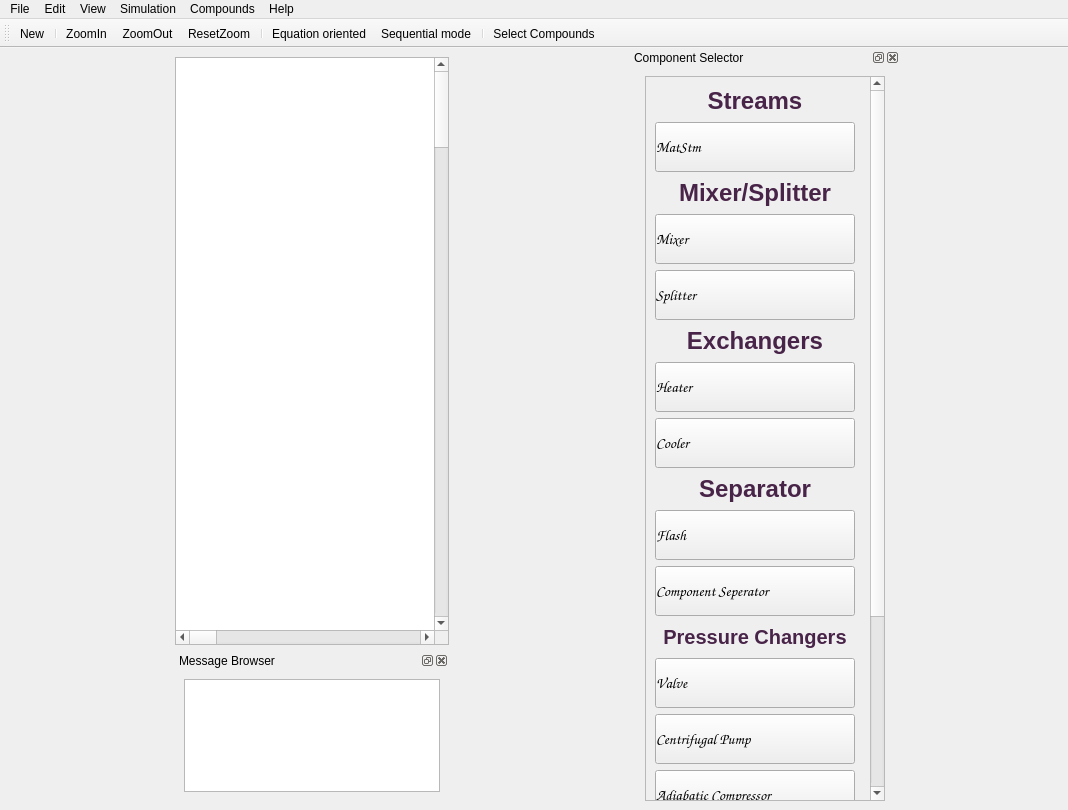
<?xml version="1.0" encoding="UTF-8"?>
<ui version="4.0">
 <class>MainWindow</class>
 <widget class="QMainWindow" name="MainWindow">
  <property name="geometry">
   <rect>
    <x>0</x>
    <y>0</y>
    <width>1068</width>
    <height>810</height>
   </rect>
  </property>
  <property name="windowTitle">
   <string>MainWindow</string>
  </property>
  <property name="windowIcon">
   <iconset>
    <normaloff>icons/logo.png</normaloff>icons/logo.png</iconset>
  </property>
  <property name="iconSize">
   <size>
    <width>24</width>
    <height>24</height>
   </size>
  </property>
  <widget class="QWidget" name="centralwidget">
   <property name="sizePolicy">
    <sizepolicy hsizetype="Maximum" vsizetype="Maximum">
     <horstretch>0</horstretch>
     <verstretch>0</verstretch>
    </sizepolicy>
   </property>
   <layout class="QGridLayout" name="gridLayout">
    <item row="0" column="0">
     <widget class="QGraphicsView" name="graphicsView">
      <property name="sizePolicy">
       <sizepolicy hsizetype="Expanding" vsizetype="Expanding">
        <horstretch>0</horstretch>
        <verstretch>0</verstretch>
       </sizepolicy>
      </property>
      <property name="font">
       <font>
        <pointsize>12</pointsize>
       </font>
      </property>
      <property name="mouseTracking">
       <bool>true</bool>
      </property>
      <property name="acceptDrops">
       <bool>true</bool>
      </property>
      <property name="autoFillBackground">
       <bool>true</bool>
      </property>
      <property name="styleSheet">
       <string notr="true"/>
      </property>
      <property name="verticalScrollBarPolicy">
       <enum>Qt::ScrollBarAsNeeded</enum>
      </property>
      <property name="horizontalScrollBarPolicy">
       <enum>Qt::ScrollBarAsNeeded</enum>
      </property>
      <property name="backgroundBrush">
       <brush brushstyle="NoBrush">
        <color alpha="255">
         <red>170</red>
         <green>170</green>
         <blue>127</blue>
        </color>
       </brush>
      </property>
      <property name="foregroundBrush">
       <brush brushstyle="NoBrush">
        <color alpha="255">
         <red>0</red>
         <green>0</green>
         <blue>0</blue>
        </color>
       </brush>
      </property>
      <property name="sceneRect">
       <rectf>
        <x>0.000000000000000</x>
        <y>0.000000000000000</y>
        <width>5000.000000000000000</width>
        <height>5000.000000000000000</height>
       </rectf>
      </property>
      <property name="dragMode">
       <enum>QGraphicsView::RubberBandDrag</enum>
      </property>
      <property name="transformationAnchor">
       <enum>QGraphicsView::AnchorUnderMouse</enum>
      </property>
      <property name="resizeAnchor">
       <enum>QGraphicsView::AnchorUnderMouse</enum>
      </property>
      <property name="viewportUpdateMode">
       <enum>QGraphicsView::FullViewportUpdate</enum>
      </property>
      <property name="optimizationFlags">
       <set>QGraphicsView::DontClipPainter</set>
      </property>
     </widget>
    </item>
    <item row="1" column="0">
     <widget class="QDockWidget" name="dockWidget_2">
      <property name="sizePolicy">
       <sizepolicy hsizetype="Preferred" vsizetype="Preferred">
        <horstretch>0</horstretch>
        <verstretch>0</verstretch>
       </sizepolicy>
      </property>
      <property name="minimumSize">
       <size>
        <width>109</width>
        <height>150</height>
       </size>
      </property>
      <property name="maximumSize">
       <size>
        <width>524287</width>
        <height>150</height>
       </size>
      </property>
      <property name="allowedAreas">
       <set>Qt::BottomDockWidgetArea</set>
      </property>
      <property name="windowTitle">
       <string>Message Browser</string>
      </property>
      <widget class="QWidget" name="dockWidgetContents_2">
       <layout class="QVBoxLayout" name="verticalLayout_2">
        <item>
         <widget class="QTextEdit" name="textBrowser"/>
        </item>
       </layout>
      </widget>
     </widget>
    </item>
   </layout>
  </widget>
  <widget class="QMenuBar" name="menubar">
   <property name="geometry">
    <rect>
     <x>0</x>
     <y>0</y>
     <width>1068</width>
     <height>26</height>
    </rect>
   </property>
   <widget class="QMenu" name="menuFile">
    <property name="title">
     <string>File</string>
    </property>
    <addaction name="actionNew_Flowsheet"/>
   </widget>
   <widget class="QMenu" name="menuEdit">
    <property name="title">
     <string>Edit</string>
    </property>
    <addaction name="actionUndo_2"/>
    <addaction name="actionRedo"/>
   </widget>
   <widget class="QMenu" name="menuView">
    <property name="title">
     <string>View</string>
    </property>
    <addaction name="actionZoomIn"/>
    <addaction name="actionZoomOut"/>
    <addaction name="actionResetZoom"/>
   </widget>
   <widget class="QMenu" name="menuSimulation">
    <property name="title">
     <string>Simulation</string>
    </property>
    <addaction name="actionEquation_oriented"/>
    <addaction name="actionSequential_mode"/>
   </widget>
   <widget class="QMenu" name="menuComponds">
    <property name="title">
     <string>Compounds</string>
    </property>
    <addaction name="actionSelect_compouns"/>
   </widget>
   <widget class="QMenu" name="menuHelp">
    <property name="title">
     <string>Help</string>
    </property>
    <addaction name="actionHelp"/>
   </widget>
   <addaction name="menuFile"/>
   <addaction name="menuEdit"/>
   <addaction name="menuView"/>
   <addaction name="menuSimulation"/>
   <addaction name="menuComponds"/>
   <addaction name="menuHelp"/>
  </widget>
  <widget class="QDockWidget" name="dockWidget">
   <property name="sizePolicy">
    <sizepolicy hsizetype="Fixed" vsizetype="Preferred">
     <horstretch>0</horstretch>
     <verstretch>0</verstretch>
    </sizepolicy>
   </property>
   <property name="minimumSize">
    <size>
     <width>270</width>
     <height>548</height>
    </size>
   </property>
   <property name="maximumSize">
    <size>
     <width>270</width>
     <height>524287</height>
    </size>
   </property>
   <property name="windowTitle">
    <string>Component Selector</string>
   </property>
   <attribute name="dockWidgetArea">
    <number>2</number>
   </attribute>
   <widget class="QWidget" name="dockWidgetContents">
    <layout class="QHBoxLayout" name="horizontalLayout_3">
     <item>
      <widget class="QScrollArea" name="scrollArea">
       <property name="sizePolicy">
        <sizepolicy hsizetype="Preferred" vsizetype="Preferred">
         <horstretch>0</horstretch>
         <verstretch>0</verstretch>
        </sizepolicy>
       </property>
       <property name="minimumSize">
        <size>
         <width>100</width>
         <height>430</height>
        </size>
       </property>
       <property name="maximumSize">
        <size>
         <width>240</width>
         <height>1000</height>
        </size>
       </property>
       <property name="verticalScrollBarPolicy">
        <enum>Qt::ScrollBarAlwaysOn</enum>
       </property>
       <property name="widgetResizable">
        <bool>true</bool>
       </property>
       <widget class="QWidget" name="scrollAreaWidgetContents">
        <property name="geometry">
         <rect>
          <x>0</x>
          <y>0</y>
          <width>222</width>
          <height>978</height>
         </rect>
        </property>
        <layout class="QVBoxLayout" name="verticalLayout_5">
         <item>
          <widget class="QLabel" name="label_2">
           <property name="sizePolicy">
            <sizepolicy hsizetype="Preferred" vsizetype="Preferred">
             <horstretch>0</horstretch>
             <verstretch>0</verstretch>
            </sizepolicy>
           </property>
           <property name="minimumSize">
            <size>
             <width>0</width>
             <height>30</height>
            </size>
           </property>
           <property name="maximumSize">
            <size>
             <width>200</width>
             <height>16777215</height>
            </size>
           </property>
           <property name="font">
            <font>
             <pointsize>18</pointsize>
             <weight>75</weight>
             <bold>true</bold>
            </font>
           </property>
           <property name="layoutDirection">
            <enum>Qt::LeftToRight</enum>
           </property>
           <property name="styleSheet">
            <string notr="true">color:rgb(73,36,73,255)</string>
           </property>
           <property name="text">
            <string>Streams</string>
           </property>
           <property name="alignment">
            <set>Qt::AlignCenter</set>
           </property>
          </widget>
         </item>
         <item>
          <widget class="QPushButton" name="pushButton">
           <property name="sizePolicy">
            <sizepolicy hsizetype="Fixed" vsizetype="Preferred">
             <horstretch>0</horstretch>
             <verstretch>0</verstretch>
            </sizepolicy>
           </property>
           <property name="minimumSize">
            <size>
             <width>0</width>
             <height>50</height>
            </size>
           </property>
           <property name="maximumSize">
            <size>
             <width>200</width>
             <height>50</height>
            </size>
           </property>
           <property name="font">
            <font>
             <family>Comic Sans MS</family>
             <pointsize>11</pointsize>
             <italic>true</italic>
            </font>
           </property>
           <property name="acceptDrops">
            <bool>true</bool>
           </property>
           <property name="styleSheet">
            <string notr="true">Text-align:left;</string>
           </property>
           <property name="text">
            <string>MatStm</string>
           </property>
           <property name="icon">
            <iconset>
             <normaloff>icons/MatStm.png</normaloff>icons/MatStm.png</iconset>
           </property>
           <property name="iconSize">
            <size>
             <width>50</width>
             <height>50</height>
            </size>
           </property>
          </widget>
         </item>
         <item>
          <widget class="QLabel" name="label_3">
           <property name="sizePolicy">
            <sizepolicy hsizetype="Preferred" vsizetype="Preferred">
             <horstretch>0</horstretch>
             <verstretch>0</verstretch>
            </sizepolicy>
           </property>
           <property name="minimumSize">
            <size>
             <width>0</width>
             <height>30</height>
            </size>
           </property>
           <property name="maximumSize">
            <size>
             <width>200</width>
             <height>16777215</height>
            </size>
           </property>
           <property name="font">
            <font>
             <pointsize>18</pointsize>
             <weight>75</weight>
             <bold>true</bold>
            </font>
           </property>
           <property name="layoutDirection">
            <enum>Qt::LeftToRight</enum>
           </property>
           <property name="styleSheet">
            <string notr="true">color:rgb(73,36,73,255)</string>
           </property>
           <property name="text">
            <string>Mixer/Splitter</string>
           </property>
           <property name="alignment">
            <set>Qt::AlignCenter</set>
           </property>
          </widget>
         </item>
         <item>
          <widget class="QPushButton" name="pushButton_7">
           <property name="sizePolicy">
            <sizepolicy hsizetype="Fixed" vsizetype="Preferred">
             <horstretch>0</horstretch>
             <verstretch>0</verstretch>
            </sizepolicy>
           </property>
           <property name="minimumSize">
            <size>
             <width>0</width>
             <height>50</height>
            </size>
           </property>
           <property name="maximumSize">
            <size>
             <width>200</width>
             <height>50</height>
            </size>
           </property>
           <property name="font">
            <font>
             <family>Comic Sans MS</family>
             <pointsize>11</pointsize>
            </font>
           </property>
           <property name="styleSheet">
            <string notr="true">Text-align:left</string>
           </property>
           <property name="text">
            <string>Mixer</string>
           </property>
           <property name="icon">
            <iconset>
             <normaloff>icons/Mixer.png</normaloff>icons/Mixer.png</iconset>
           </property>
           <property name="iconSize">
            <size>
             <width>50</width>
             <height>50</height>
            </size>
           </property>
          </widget>
         </item>
         <item>
          <widget class="QPushButton" name="pushButton_10">
           <property name="sizePolicy">
            <sizepolicy hsizetype="Preferred" vsizetype="Preferred">
             <horstretch>0</horstretch>
             <verstretch>0</verstretch>
            </sizepolicy>
           </property>
           <property name="minimumSize">
            <size>
             <width>0</width>
             <height>50</height>
            </size>
           </property>
           <property name="maximumSize">
            <size>
             <width>200</width>
             <height>50</height>
            </size>
           </property>
           <property name="font">
            <font>
             <family>Comic Sans MS</family>
             <pointsize>11</pointsize>
            </font>
           </property>
           <property name="styleSheet">
            <string notr="true">Text-align:left</string>
           </property>
           <property name="text">
            <string>Splitter</string>
           </property>
           <property name="icon">
            <iconset>
             <normaloff>icons/Splitter.png</normaloff>icons/Splitter.png</iconset>
           </property>
           <property name="iconSize">
            <size>
             <width>50</width>
             <height>50</height>
            </size>
           </property>
          </widget>
         </item>
         <item>
          <widget class="QLabel" name="label">
           <property name="sizePolicy">
            <sizepolicy hsizetype="Preferred" vsizetype="Preferred">
             <horstretch>0</horstretch>
             <verstretch>0</verstretch>
            </sizepolicy>
           </property>
           <property name="minimumSize">
            <size>
             <width>0</width>
             <height>30</height>
            </size>
           </property>
           <property name="maximumSize">
            <size>
             <width>200</width>
             <height>16777215</height>
            </size>
           </property>
           <property name="font">
            <font>
             <pointsize>18</pointsize>
             <weight>75</weight>
             <bold>true</bold>
            </font>
           </property>
           <property name="layoutDirection">
            <enum>Qt::LeftToRight</enum>
           </property>
           <property name="styleSheet">
            <string notr="true">color:rgb(73,36,73,255)</string>
           </property>
           <property name="text">
            <string>Exchangers</string>
           </property>
           <property name="alignment">
            <set>Qt::AlignCenter</set>
           </property>
          </widget>
         </item>
         <item>
          <widget class="QPushButton" name="pushButton_11">
           <property name="sizePolicy">
            <sizepolicy hsizetype="Preferred" vsizetype="Preferred">
             <horstretch>0</horstretch>
             <verstretch>0</verstretch>
            </sizepolicy>
           </property>
           <property name="minimumSize">
            <size>
             <width>0</width>
             <height>50</height>
            </size>
           </property>
           <property name="maximumSize">
            <size>
             <width>200</width>
             <height>50</height>
            </size>
           </property>
           <property name="font">
            <font>
             <family>Comic Sans MS</family>
             <pointsize>11</pointsize>
            </font>
           </property>
           <property name="styleSheet">
            <string notr="true">Text-align:left</string>
           </property>
           <property name="text">
            <string>Heater</string>
           </property>
           <property name="icon">
            <iconset>
             <normaloff>icons/Heater.png</normaloff>icons/Heater.png</iconset>
           </property>
           <property name="iconSize">
            <size>
             <width>50</width>
             <height>50</height>
            </size>
           </property>
          </widget>
         </item>
         <item>
          <widget class="QPushButton" name="pushButton_12">
           <property name="sizePolicy">
            <sizepolicy hsizetype="Preferred" vsizetype="Preferred">
             <horstretch>0</horstretch>
             <verstretch>0</verstretch>
            </sizepolicy>
           </property>
           <property name="minimumSize">
            <size>
             <width>0</width>
             <height>50</height>
            </size>
           </property>
           <property name="maximumSize">
            <size>
             <width>200</width>
             <height>50</height>
            </size>
           </property>
           <property name="font">
            <font>
             <family>Comic Sans MS</family>
             <pointsize>11</pointsize>
            </font>
           </property>
           <property name="styleSheet">
            <string notr="true">Text-align:left</string>
           </property>
           <property name="text">
            <string>Cooler</string>
           </property>
           <property name="icon">
            <iconset>
             <normaloff>icons/Cooler.png</normaloff>icons/Cooler.png</iconset>
           </property>
           <property name="iconSize">
            <size>
             <width>50</width>
             <height>50</height>
            </size>
           </property>
          </widget>
         </item>
         <item>
          <widget class="QLabel" name="label_4">
           <property name="sizePolicy">
            <sizepolicy hsizetype="Preferred" vsizetype="Preferred">
             <horstretch>0</horstretch>
             <verstretch>0</verstretch>
            </sizepolicy>
           </property>
           <property name="minimumSize">
            <size>
             <width>0</width>
             <height>30</height>
            </size>
           </property>
           <property name="maximumSize">
            <size>
             <width>200</width>
             <height>16777215</height>
            </size>
           </property>
           <property name="font">
            <font>
             <pointsize>18</pointsize>
             <weight>75</weight>
             <bold>true</bold>
            </font>
           </property>
           <property name="layoutDirection">
            <enum>Qt::LeftToRight</enum>
           </property>
           <property name="styleSheet">
            <string notr="true">color:rgb(73,36,73,255)</string>
           </property>
           <property name="text">
            <string>Separator</string>
           </property>
           <property name="alignment">
            <set>Qt::AlignCenter</set>
           </property>
          </widget>
         </item>
         <item>
          <widget class="QPushButton" name="pushButton_9">
           <property name="sizePolicy">
            <sizepolicy hsizetype="Preferred" vsizetype="Expanding">
             <horstretch>0</horstretch>
             <verstretch>0</verstretch>
            </sizepolicy>
           </property>
           <property name="minimumSize">
            <size>
             <width>0</width>
             <height>50</height>
            </size>
           </property>
           <property name="maximumSize">
            <size>
             <width>200</width>
             <height>50</height>
            </size>
           </property>
           <property name="font">
            <font>
             <family>Comic Sans MS</family>
             <pointsize>11</pointsize>
            </font>
           </property>
           <property name="styleSheet">
            <string notr="true">Text-align:left</string>
           </property>
           <property name="text">
            <string>Flash</string>
           </property>
           <property name="icon">
            <iconset>
             <normaloff>icons/Flash.png</normaloff>icons/Flash.png</iconset>
           </property>
           <property name="iconSize">
            <size>
             <width>50</width>
             <height>50</height>
            </size>
           </property>
          </widget>
         </item>
         <item>
          <widget class="QPushButton" name="pushButton_13">
           <property name="sizePolicy">
            <sizepolicy hsizetype="Preferred" vsizetype="Preferred">
             <horstretch>0</horstretch>
             <verstretch>0</verstretch>
            </sizepolicy>
           </property>
           <property name="minimumSize">
            <size>
             <width>0</width>
             <height>50</height>
            </size>
           </property>
           <property name="maximumSize">
            <size>
             <width>200</width>
             <height>50</height>
            </size>
           </property>
           <property name="font">
            <font>
             <family>Comic Sans MS</family>
             <pointsize>11</pointsize>
            </font>
           </property>
           <property name="styleSheet">
            <string notr="true">Text-align:left</string>
           </property>
           <property name="text">
            <string>Component Seperator</string>
           </property>
           <property name="icon">
            <iconset>
             <normaloff>icons/CompSep.png</normaloff>icons/CompSep.png</iconset>
           </property>
           <property name="iconSize">
            <size>
             <width>50</width>
             <height>50</height>
            </size>
           </property>
          </widget>
         </item>
         <item>
          <widget class="QLabel" name="label_5">
           <property name="sizePolicy">
            <sizepolicy hsizetype="Preferred" vsizetype="Preferred">
             <horstretch>0</horstretch>
             <verstretch>0</verstretch>
            </sizepolicy>
           </property>
           <property name="minimumSize">
            <size>
             <width>0</width>
             <height>30</height>
            </size>
           </property>
           <property name="maximumSize">
            <size>
             <width>200</width>
             <height>16777215</height>
            </size>
           </property>
           <property name="font">
            <font>
             <pointsize>15</pointsize>
             <weight>75</weight>
             <bold>true</bold>
            </font>
           </property>
           <property name="styleSheet">
            <string notr="true">color:rgb(73,36,73,255)</string>
           </property>
           <property name="text">
            <string>Pressure Changers</string>
           </property>
           <property name="alignment">
            <set>Qt::AlignCenter</set>
           </property>
          </widget>
         </item>
         <item>
          <widget class="QPushButton" name="pushButton_25">
           <property name="sizePolicy">
            <sizepolicy hsizetype="Preferred" vsizetype="Preferred">
             <horstretch>0</horstretch>
             <verstretch>0</verstretch>
            </sizepolicy>
           </property>
           <property name="minimumSize">
            <size>
             <width>0</width>
             <height>50</height>
            </size>
           </property>
           <property name="maximumSize">
            <size>
             <width>200</width>
             <height>50</height>
            </size>
           </property>
           <property name="font">
            <font>
             <family>Comic Sans MS</family>
             <pointsize>11</pointsize>
            </font>
           </property>
           <property name="styleSheet">
            <string notr="true">Text-align:left</string>
           </property>
           <property name="text">
            <string>Valve</string>
           </property>
           <property name="icon">
            <iconset>
             <normaloff>icons/Valve.png</normaloff>icons/Valve.png</iconset>
           </property>
           <property name="iconSize">
            <size>
             <width>50</width>
             <height>50</height>
            </size>
           </property>
          </widget>
         </item>
         <item>
          <widget class="QPushButton" name="pushButton_14">
           <property name="sizePolicy">
            <sizepolicy hsizetype="Preferred" vsizetype="Preferred">
             <horstretch>0</horstretch>
             <verstretch>0</verstretch>
            </sizepolicy>
           </property>
           <property name="minimumSize">
            <size>
             <width>0</width>
             <height>50</height>
            </size>
           </property>
           <property name="maximumSize">
            <size>
             <width>200</width>
             <height>50</height>
            </size>
           </property>
           <property name="font">
            <font>
             <family>Comic Sans MS</family>
             <pointsize>11</pointsize>
            </font>
           </property>
           <property name="styleSheet">
            <string notr="true">Text-align:left</string>
           </property>
           <property name="text">
            <string>Centrifugal Pump</string>
           </property>
           <property name="icon">
            <iconset>
             <normaloff>icons/Pump.png</normaloff>icons/Pump.png</iconset>
           </property>
           <property name="iconSize">
            <size>
             <width>50</width>
             <height>50</height>
            </size>
           </property>
          </widget>
         </item>
         <item>
          <widget class="QPushButton" name="pushButton_15">
           <property name="sizePolicy">
            <sizepolicy hsizetype="Preferred" vsizetype="Preferred">
             <horstretch>0</horstretch>
             <verstretch>0</verstretch>
            </sizepolicy>
           </property>
           <property name="minimumSize">
            <size>
             <width>0</width>
             <height>50</height>
            </size>
           </property>
           <property name="maximumSize">
            <size>
             <width>200</width>
             <height>50</height>
            </size>
           </property>
           <property name="font">
            <font>
             <family>Comic Sans MS</family>
             <pointsize>11</pointsize>
            </font>
           </property>
           <property name="styleSheet">
            <string notr="true">Text-align:left</string>
           </property>
           <property name="text">
            <string>Adiabatic Compressor</string>
           </property>
           <property name="icon">
            <iconset>
             <normaloff>icons/AdiaComp.png</normaloff>icons/AdiaComp.png</iconset>
           </property>
           <property name="iconSize">
            <size>
             <width>50</width>
             <height>50</height>
            </size>
           </property>
          </widget>
         </item>
         <item>
          <widget class="QPushButton" name="pushButton_16">
           <property name="sizePolicy">
            <sizepolicy hsizetype="Preferred" vsizetype="Preferred">
             <horstretch>0</horstretch>
             <verstretch>0</verstretch>
            </sizepolicy>
           </property>
           <property name="minimumSize">
            <size>
             <width>0</width>
             <height>50</height>
            </size>
           </property>
           <property name="maximumSize">
            <size>
             <width>200</width>
             <height>50</height>
            </size>
           </property>
           <property name="font">
            <font>
             <family>Comic Sans MS</family>
             <pointsize>11</pointsize>
            </font>
           </property>
           <property name="autoFillBackground">
            <bool>false</bool>
           </property>
           <property name="styleSheet">
            <string notr="true">Text-align:left</string>
           </property>
           <property name="text">
            <string>Adiabatic Expander</string>
           </property>
           <property name="icon">
            <iconset>
             <normaloff>icons/AdiaExp.png</normaloff>icons/AdiaExp.png</iconset>
           </property>
           <property name="iconSize">
            <size>
             <width>50</width>
             <height>50</height>
            </size>
           </property>
          </widget>
         </item>
         <item>
          <widget class="QLabel" name="label_6">
           <property name="sizePolicy">
            <sizepolicy hsizetype="Preferred" vsizetype="Preferred">
             <horstretch>0</horstretch>
             <verstretch>0</verstretch>
            </sizepolicy>
           </property>
           <property name="minimumSize">
            <size>
             <width>0</width>
             <height>30</height>
            </size>
           </property>
           <property name="maximumSize">
            <size>
             <width>200</width>
             <height>16777215</height>
            </size>
           </property>
           <property name="font">
            <font>
             <pointsize>18</pointsize>
             <weight>75</weight>
             <bold>true</bold>
            </font>
           </property>
           <property name="styleSheet">
            <string notr="true">color:rgb(73,36,73,255)</string>
           </property>
           <property name="text">
            <string>Columns</string>
           </property>
           <property name="alignment">
            <set>Qt::AlignCenter</set>
           </property>
          </widget>
         </item>
         <item>
          <widget class="QPushButton" name="pushButton_26">
           <property name="sizePolicy">
            <sizepolicy hsizetype="Preferred" vsizetype="Preferred">
             <horstretch>0</horstretch>
             <verstretch>0</verstretch>
            </sizepolicy>
           </property>
           <property name="minimumSize">
            <size>
             <width>0</width>
             <height>50</height>
            </size>
           </property>
           <property name="maximumSize">
            <size>
             <width>200</width>
             <height>50</height>
            </size>
           </property>
           <property name="font">
            <font>
             <family>Comic Sans MS</family>
             <pointsize>11</pointsize>
            </font>
           </property>
           <property name="styleSheet">
            <string notr="true">Text-align:left</string>
           </property>
           <property name="text">
            <string>Distillation Column</string>
           </property>
           <property name="icon">
            <iconset>
             <normaloff>icons/DistCol.png</normaloff>icons/DistCol.png</iconset>
           </property>
           <property name="iconSize">
            <size>
             <width>50</width>
             <height>50</height>
            </size>
           </property>
          </widget>
         </item>
         <item>
          <widget class="QPushButton" name="pushButton_18">
           <property name="sizePolicy">
            <sizepolicy hsizetype="Preferred" vsizetype="Preferred">
             <horstretch>0</horstretch>
             <verstretch>0</verstretch>
            </sizepolicy>
           </property>
           <property name="minimumSize">
            <size>
             <width>0</width>
             <height>50</height>
            </size>
           </property>
           <property name="maximumSize">
            <size>
             <width>200</width>
             <height>16777215</height>
            </size>
           </property>
           <property name="font">
            <font>
             <family>Comic Sans MS</family>
             <pointsize>11</pointsize>
            </font>
           </property>
           <property name="styleSheet">
            <string notr="true">Text-align:left</string>
           </property>
           <property name="text">
            <string>Shortcut Column</string>
           </property>
           <property name="icon">
            <iconset>
             <normaloff>icons/ShortCol.png</normaloff>icons/ShortCol.png</iconset>
           </property>
           <property name="iconSize">
            <size>
             <width>50</width>
             <height>50</height>
            </size>
           </property>
          </widget>
         </item>
        </layout>
       </widget>
      </widget>
     </item>
    </layout>
   </widget>
  </widget>
  <widget class="QToolBar" name="toolBar">
   <property name="windowTitle">
    <string>toolBar</string>
   </property>
   <property name="styleSheet">
    <string notr="true"/>
   </property>
   <attribute name="toolBarArea">
    <enum>TopToolBarArea</enum>
   </attribute>
   <attribute name="toolBarBreak">
    <bool>false</bool>
   </attribute>
   <addaction name="actionNew_Flowsheet"/>
   <addaction name="separator"/>
   <addaction name="actionZoomIn"/>
   <addaction name="actionZoomOut"/>
   <addaction name="actionResetZoom"/>
   <addaction name="separator"/>
   <addaction name="actionEquation_oriented"/>
   <addaction name="actionSequential_mode"/>
   <addaction name="separator"/>
   <addaction name="actionSelect_compouns"/>
  </widget>
  <action name="actionZoomIn">
   <property name="icon">
    <iconset>
     <normaloff>icons/zoomIn.png</normaloff>icons/zoomIn.png</iconset>
   </property>
   <property name="text">
    <string>ZoomIn</string>
   </property>
  </action>
  <action name="actionZoomOut">
   <property name="icon">
    <iconset>
     <normaloff>icons/zoomOut.png</normaloff>icons/zoomOut.png</iconset>
   </property>
   <property name="text">
    <string>ZoomOut</string>
   </property>
  </action>
  <action name="actionResetZoom">
   <property name="icon">
    <iconset>
     <normaloff>icons/zoomReset.png</normaloff>icons/zoomReset.png</iconset>
   </property>
   <property name="text">
    <string>ResetZoom</string>
   </property>
  </action>
  <action name="actionEquation_oriented">
   <property name="icon">
    <iconset>
     <normaloff>icons/Equation.png</normaloff>icons/Equation.png</iconset>
   </property>
   <property name="text">
    <string>Equation oriented</string>
   </property>
  </action>
  <action name="actionSequential_mode">
   <property name="icon">
    <iconset>
     <normaloff>icons/Sequential.png</normaloff>icons/Sequential.png</iconset>
   </property>
   <property name="text">
    <string>Sequential mode</string>
   </property>
  </action>
  <action name="actionSelect_compouns">
   <property name="icon">
    <iconset>
     <normaloff>icons/compoundSelector.png</normaloff>icons/compoundSelector.png</iconset>
   </property>
   <property name="text">
    <string>Select Compounds</string>
   </property>
  </action>
  <action name="actionNew_Flowsheet">
   <property name="icon">
    <iconset>
     <normaloff>icons/new.svg</normaloff>icons/new.svg</iconset>
   </property>
   <property name="text">
    <string>New</string>
   </property>
  </action>
  <action name="actionHelp">
   <property name="text">
    <string>Help</string>
   </property>
  </action>
  <action name="actionSave">
   <property name="text">
    <string>save</string>
   </property>
  </action>
  <action name="actionUndo">
   <property name="text">
    <string>Undo</string>
   </property>
  </action>
  <action name="actionUndo_2">
   <property name="text">
    <string>Undo</string>
   </property>
  </action>
  <action name="actionRedo">
   <property name="text">
    <string>Redo</string>
   </property>
  </action>
 </widget>
 <resources/>
 <connections/>
</ui>
